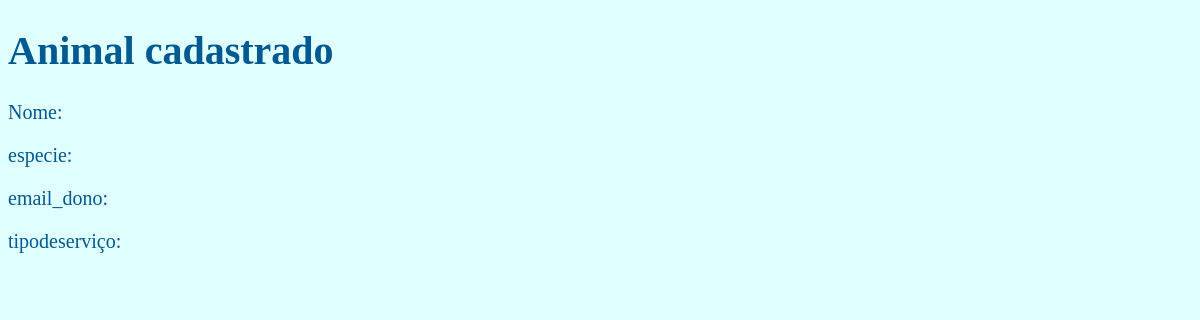
The page /detalhes?id=2 (signed in) on the database as committed earlier.
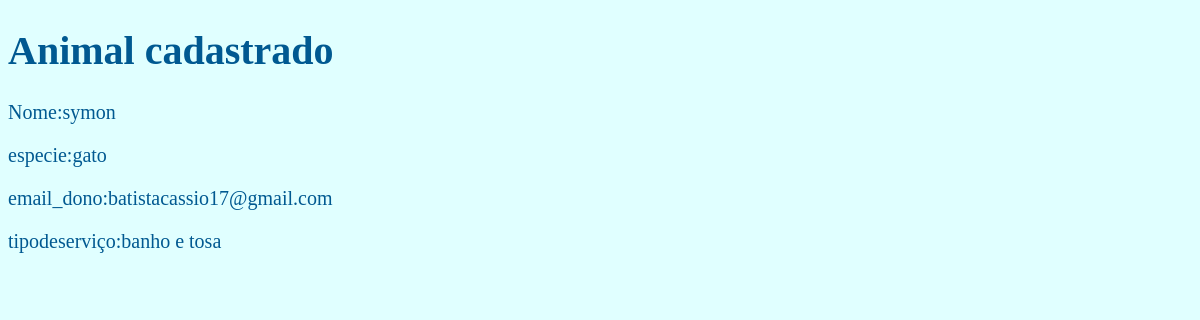
The same page on the database as committed later.
### modelos/modelos.py (models this page shows, shortened)
class Animal(Base):
    __tablename__ = 'animais'
    id = Column(Integer, primary_key=True, autoincrement=True)
    nome = Column(String)
    especie = Column(String)
    email_dono = Column(String)
    tipodeservico = Column(String)

### main.py (the view)
@app.route('/detalhes')
def mostrar_detalhes():
    if not admin_logado():
        return redirect('/')
    id_animal = request.values.get('id')
    animal_dao = AnimalDAO(g.session)
    animal = animal_dao.buscar_por_id(id_animal)
    return render_template('adm/detalhes.html', animal=animal)

### dao/animalDAO.py (called while the page is built)
    def buscar_por_id(self, id):
        return self.session.query(Animal)\
            .filter_by(id=id)\
            .first()

### main.py (called while the page is built)
@app.before_request
def pegar_sessao():
    g.session = Session()

@app.teardown_appcontext
def encerrar_sessao(exception=None):
    Session.remove()

def admin_logado():
    return 'admin' in session

### Templates/adm/detalhes.html (shortened to what this page needs)
<!DOCTYPE html>
<html lang="pt-BR">
<head>
    <link rel="stylesheet" href="../static/detalhes.css">
</head>
<body>
       <h1> Animal cadastrado</h1>
    <p>Nome:{{animal.nome}}</p>
    <p>especie:{{animal.especie}}</p>
    <p>email_dono:{{animal.email_dono}}</p>
    <p>tipodeserviço:{{animal.tipodeservico}}</p>
</body>
</html>

Rows that differ between the two databases and show on the page:
added Animal: nome "symon", especie "gato", email_dono "batistacassio17@gmail.com", tipodeservico "banho e tosa"
